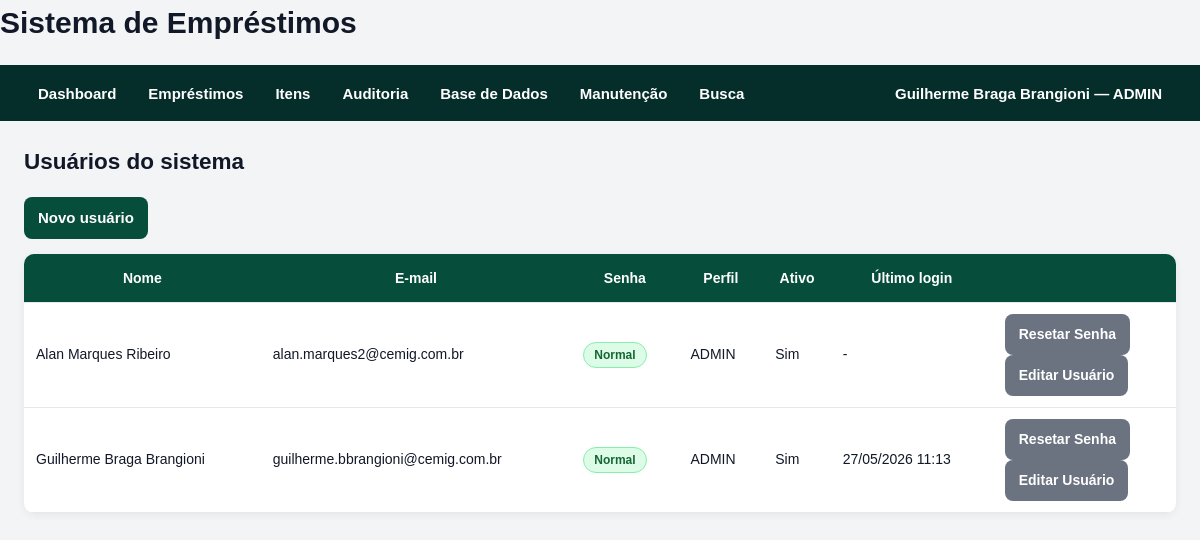
Page /auth/usuarios (signed in) on the earlier database version.
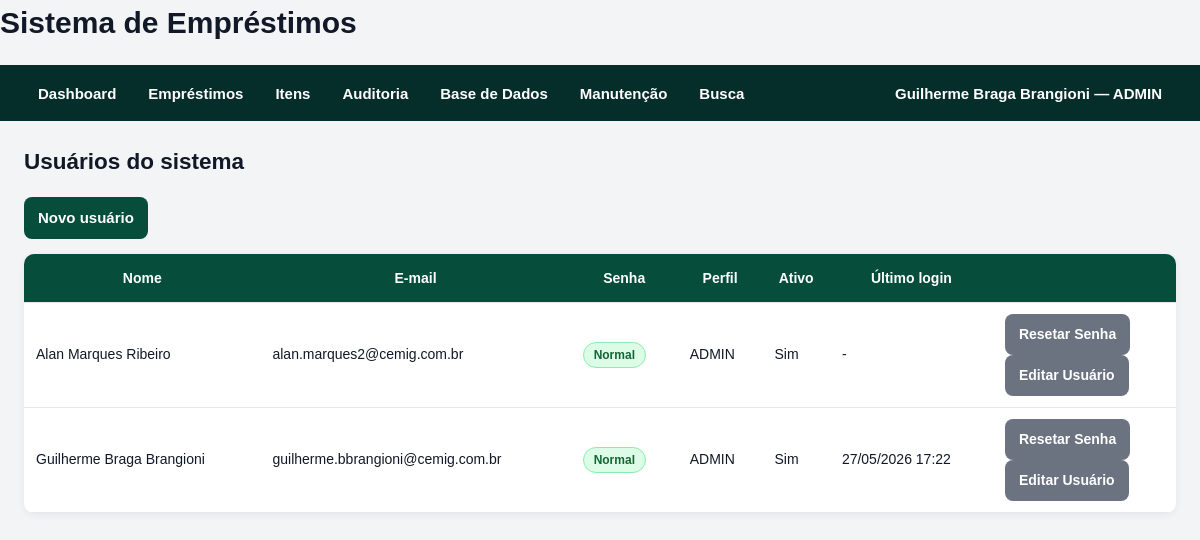
Same page on the later database version.
### models/system_user.py (models this page shows, shortened)
class SystemUser(db.Model):
    __tablename__ = "system_users"
    id = db.Column(db.Integer, primary_key=True)
    nome = db.Column(db.String(255), nullable=False)
    email = db.Column(db.String(255), nullable=False, unique=True, index=True)
    password_hash = db.Column(db.String(255), nullable=False)
    role = db.Column(db.String(50), nullable=False, default="CONSULTA")
    active = db.Column(db.Boolean, default=True)
    must_change_password = db.Column(
        db.Boolean,
        nullable=False,
        default=False,
    )
    temporary_password_generated_at = db.Column(db.DateTime)
    password_changed_at = db.Column(db.DateTime)
    last_login_at = db.Column(db.DateTime)
    created_at = db.Column(db.DateTime, default=datetime.utcnow)
    updated_at = db.Column(
        db.DateTime,
        default=datetime.utcnow,
        onupdate=datetime.utcnow,
    )

### routes/auth_routes.py (the view)
@auth_bp.route("/usuarios")
@role_required(UserRole.ADMIN.value)
def list_users():
    users = SystemUser.query.order_by(
        SystemUser.nome.asc()
    ).all()
    return render_template(
        "auth_users.html",
        users=users,
    )

### services/approval_service.py (called while the page is built, shortened)
    @staticmethod
    def count_pending_for_current_user() -> int:
        current_user = AuthService.get_current_user()
        if not current_user:
            return 0
        query = (
            Loan.query
            .join(Approver, Loan.approver_id == Approver.id)
            .filter(Loan.status == LoanStatus.PENDENTE_APROVACAO.value)
        )
        if current_user.role == UserRole.ADMIN.value:
            return query.count()

### services/auth_service.py (called while the page is built)
    @staticmethod
    def count_users() -> int:
        return SystemUser.query.count()

    @staticmethod
    def get_current_user() -> SystemUser | None:
        user_id = session.get(AuthService.SESSION_USER_ID_KEY)
        if not user_id:
            return None
        user = db.session.get(SystemUser, user_id)
        if not user or not user.active:
            AuthService.logout_user()
            return None
        return user

### templates/auth_users.html
{% extends "base.html" %}
{% block content %}
<h2>Usuários do sistema</h2>
<p>
    <a class="button" href="{{ url_for('auth_bp.new_user') }}">
        Novo usuário
    </a>
</p>
<table>
    <thead>
        <tr>
            <th>Nome</th>
            <th>E-mail</th>
            <th>Senha</th>
            <th>Perfil</th>
            <th>Ativo</th>
            <th>Último login</th>
            <th></th>
        </tr>
    </thead>
    <tbody>
        {% for user in users %}
        <tr>
            <td>{{ user.nome }}</td>
            <td>{{ user.email }}</td>
            <td>
                {% if user.must_change_password %}
                    <span class="status-badge status-warning">
                        Troca pendente
                    </span>
                {% else %}
                    <span class="status-badge status-success">
                        Normal
                    </span>
                {% endif %}
            </td>
            <td>{{ user.role }}</td>
            <td>{{ "Sim" if user.active else "Não" }}</td>
            <td>
                {{ user.last_login_at.strftime("%d/%m/%Y %H:%M") if user.last_login_at else "-" }}
            </td>
            <td>
                <form
                    method="post"
                    action="{{ url_for('auth_bp.reset_user_password', user_id=user.id) }}"
                    onsubmit="return confirm('Gerar senha temporária e enviar para {{ user.email }}?');"
                    style="display: inline;"
                >
                    <button type="submit" class="secondary-button">
                        Resetar Senha
                    </button>
                </form>
                <form
                    method="post"
                    action="{{ url_for('auth_bp.edit_user', user_id=user.id) }}"
                    style="display: inline;"
                >
                    <button type="submit" class="secondary-button">
                        Editar Usuário
                    </button>
                </form>
            </td>
        </tr>
        {% endfor %}
    </tbody>
</table>
{% endblock %}

### templates/base.html (shortened to what this page needs)
<!DOCTYPE html>
<html lang="pt-BR">
<head>
    <link rel="stylesheet" href="{{ url_for('static', filename='style.css') }}">
</head>
<body>
    <header class="topbar">
        <h1>Sistema de Empréstimos</h1>
        <nav class="navbar">
            <div class="nav-left">
                <a class="nav-link" href="{{ url_for('main_bp.dashboard') }}">
                    Dashboard
                </a>
                {% if current_user %}
                    {% if current_user.role in ["ADMIN", "OPERADOR", "CONSULTA"] %}
                    <div class="nav-item dropdown">
                        <button class="nav-drop-button" type="button">
                            Empréstimos
                        </button>
                    </div>
                    {% endif %}
                    {% if current_user.role in ["ADMIN", "OPERADOR", "CONSULTA"] %}
                    <div class="nav-item dropdown">
                        <button class="nav-drop-button" type="button">
                            Itens
                        </button>
                    </div>
                    {% endif %}
                    {% if current_user.role in ["ADMIN", "OPERADOR"] %}
                    <div class="nav-item dropdown">
                        <button class="nav-drop-button" type="button">
                            Auditoria
                        </button>
                    </div>
                    {% endif %}
                    {% if current_user.role in ["ADMIN", "OPERADOR"] %}
                    <div class="nav-item dropdown">
                        <button class="nav-drop-button" type="button">
                            Base de Dados
                        </button>
                    </div>
                    {% endif %}
                    {% if current_user.role == "ADMIN" %}
                    <div class="nav-item dropdown">
                        <button class="nav-drop-button" type="button">
                            Manutenção
                        </button>
                    </div>
                    {% endif %}
                    <a class="nav-link" href="{{ url_for('search_bp.global_search') }}">
                        Busca
                    </a>
                {% endif %}
            </div>
            <div class="nav-right">
                {% if current_user %}
                    <div class="nav-item dropdown user-menu">
                        <button class="nav-drop-button" type="button">
                            {{ current_user.nome }} — {{ current_user.role }}
                        </button>
                    </div>
                {% else %}
                    <a class="nav-link" href="{{ url_for('auth_bp.login') }}">
                        Entrar
                    </a>
                {% endif %}
            </div>
        </nav>
    </header>
    <main class="container">
        {% block content %}{% endblock %}
    </main>
</body>
</html>

### static/style.css (style rules this page uses)
* { box-sizing: border-box; }
body { margin: 0; padding: 0; font-family: Arial, Helvetica, sans-serif; font-size: 15px; line-height: 1.5; background: #f3f4f6; color: #111827; }
h1, h2, h3, h4 { margin-top: 0; color: #111827; }
h2 { margin-bottom: 18px; }
a { color: #2563eb; text-decoration: none; }
main, .container { max-width: 1400px; margin: 0 auto; padding: 24px; }
.navbar { background: #1f2937; color: white; display: flex; justify-content: space-between; align-items: center; gap: 16px; padding: 0 24px; min-height: 56px; position: relative; z-index: 1000; }
.navbar * { box-sizing: border-box; }
.nav-left, .nav-right { display: flex; align-items: center; gap: 4px; }
.nav-item { position: relative; display: flex; align-items: center; }
.nav-link, .nav-drop-button { height: 56px; display: flex; align-items: center; justify-content: center; padding: 0 14px; margin: 0; color: white; background: transparent; border: none; font-family: inherit; font-size: 15px; font-weight: 600; line-height: 1; text-decoration: none; cursor: pointer; white-space: nowrap; }
.user-menu .nav-drop-button { max-width: 380px; overflow: hidden; text-overflow: ellipsis; }
form { margin: 0; }
button, .button { display: inline-flex; align-items: center; justify-content: center; min-height: 40px; padding: 10px 14px; border: none; border-radius: 8px; background: #2563eb; color: white; font: inherit; font-weight: 600; text-decoration: none; cursor: pointer; }
table { width: 100%; border-collapse: collapse; background: white; border-radius: 10px; overflow: hidden; margin-bottom: 20px; box-shadow: 0 2px 8px rgba(0, 0, 0, 0.06); }
thead { background: #111827; color: white; }
th, td { padding: 11px 12px; border-bottom: 1px solid #e5e7eb; text-align: left; vertical-align: top; }
th { font-weight: 700; font-size: 14px; }
td { font-size: 14px; }
td form button { display: block; }
table td { vertical-align: middle; }
table td:last-child { vertical-align: middle; }
:root { --primary-green: #064e3b; --primary-green-hover: #065f46; --primary-green-light: #d1fae5; --primary-green-border: #10b981; --primary-green-text: #064e3b; }
a { color: var(--primary-green); }
button, .button { background: var(--primary-green); color: white; }
thead { background: var(--primary-green); color: white; }
.navbar { background: #052e2b; }
.status-badge { display: inline-flex; align-items: center; justify-content: center; min-height: 26px; padding: 4px 10px; border-radius: 999px; border: 1px solid transparent; font-size: 12px; font-weight: 700; line-height: 1; white-space: nowrap; }
.status-success { background: #dcfce7; color: #166534; border-color: #86efac; }
.secondary-button { background: #6b7280; color: white; }
table thead th { text-align: center !important; vertical-align: middle !important; height: 48px; padding: 12px 10px; white-space: normal; line-height: 1.35; }

Differences in the rows shown:
changed SystemUser "Guilherme Braga Brangioni": last_login_at "27/05/2026 11:13" → "27/05/2026 17:22"
